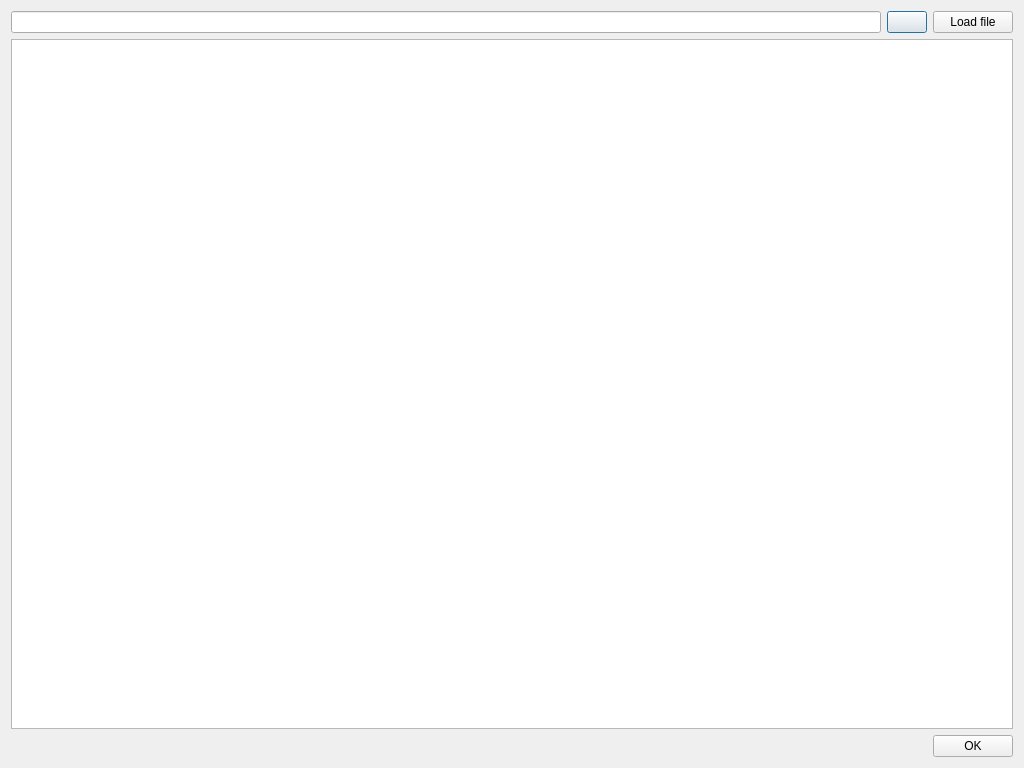
<?xml version="1.0" encoding="UTF-8"?>
<ui version="4.0">
 <class>Dialog</class>
 <widget class="QDialog" name="Dialog">
  <property name="geometry">
   <rect>
    <x>0</x>
    <y>0</y>
    <width>1024</width>
    <height>768</height>
   </rect>
  </property>
  <property name="windowTitle">
   <string>Dialog</string>
  </property>
  <layout class="QGridLayout" name="gridLayout">
   <item row="0" column="1">
    <widget class="QPushButton" name="openCsvFilePushButton">
     <property name="text">
      <string/>
     </property>
     <property name="icon">
      <iconset resource="../../resources/icons.qrc">
       <normaloff>:/sampling/open_icon.svg</normaloff>:/sampling/open_icon.svg</iconset>
     </property>
    </widget>
   </item>
   <item row="0" column="0">
    <widget class="QLineEdit" name="lineEditCsvFilePath">
     <property name="readOnly">
      <bool>true</bool>
     </property>
    </widget>
   </item>
   <item row="0" column="2">
    <widget class="QPushButton" name="loadFilePushButton">
     <property name="text">
      <string>Load file</string>
     </property>
    </widget>
   </item>
   <item row="1" column="0" colspan="3">
    <widget class="QTableWidget" name="csvTableWidget">
     <property name="editTriggers">
      <set>QAbstractItemView::AllEditTriggers</set>
     </property>
    </widget>
   </item>
   <item row="2" column="2">
    <widget class="QPushButton" name="okPushButton">
     <property name="text">
      <string>OK</string>
     </property>
    </widget>
   </item>
   <item row="2" column="0" colspan="2">
    <spacer name="horizontalSpacer">
     <property name="orientation">
      <enum>Qt::Horizontal</enum>
     </property>
     <property name="sizeHint" stdset="0">
      <size>
       <width>40</width>
       <height>20</height>
      </size>
     </property>
    </spacer>
   </item>
  </layout>
 </widget>
 <resources>
  <include location="../../resources/icons.qrc"/>
 </resources>
 <connections/>
</ui>
